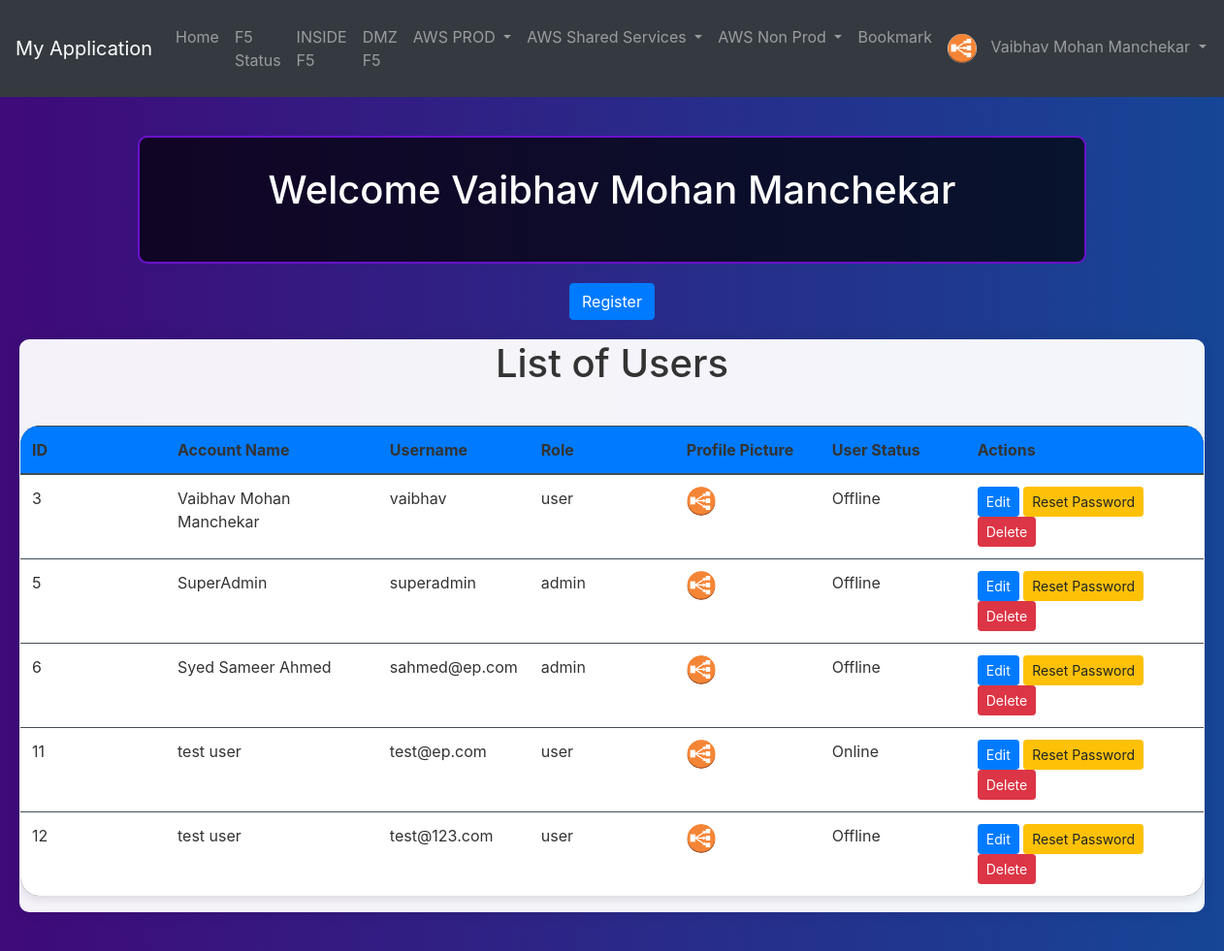
The page /admin.php (signed in) on the database its author committed.
### tables this page shows
CREATE TABLE `tbl_user` (
  `tbl_user_id` int(11) NOT NULL,
  `name` varchar(255) NOT NULL,
  `username` varchar(255) NOT NULL,
  `email` varchar(255) NOT NULL,
  `password` varchar(255) NOT NULL,
  `role` varchar(255) NOT NULL,
  `last_login_datetime` datetime DEFAULT NULL,
  `online_status` enum('Online','Offline') DEFAULT 'Offline',
  `profile_picture` varchar(255) NOT NULL DEFAULT 'default_image.png'
);

### admin.php (the view, shortened to what this page needs)
<?php
include('./header.php');
?>
<!DOCTYPE html>
<html lang="en">
<head>
<link rel="stylesheet" href="css/dashboard-theme.css">
<link rel="stylesheet" href="https://cdn.jsdelivr.net/npm/bootstrap@4.6.2/dist/css/bootstrap.min.css">
</head>
<body>
<div class="main">
    <div class="title-container">
        <h2>Welcome <?= $user_name ?></h2>
    </div>
    <button type="button" class="btn btn-primary" data-toggle="modal" data-target="#registerModal">
        Register
    </button>
    <div class="users-container">
        <h2>List of Users</h2>
        <div class="table-responsive">
            <table class="table table-dark table-striped">
                <thead class="text-center">
                    <tr>
                        <th scope="col">ID</th>
                        <th scope="col">Account Name</th>
                        <th scope="col">Username</th>
                        <th scope="col">Role</th>
                        <th scope="col">Profile Picture</th>
                        <th scope="col">User Status</th>
                        <th scope="col">Actions</th>
                    </tr>
                </thead>
                <tbody class="text-center">
                    <?php
                    $stmt = $conn->prepare("SELECT * FROM `tbl_user`");
                    $stmt->execute();
                    $result = $stmt->fetchAll(PDO::FETCH_ASSOC);
                    foreach ($result as $row) {
                        $userID = htmlspecialchars($row['tbl_user_id']);
                        $name = htmlspecialchars($row['name']);
                        $username = htmlspecialchars($row['username']);
                        $role = htmlspecialchars($row['role']);
                        $online_status = htmlspecialchars($row['online_status']);
                        $profile_picture = htmlspecialchars($row['profile_picture']);
                    ?>
                        <tr>
                            <td><?= $userID ?></td>
                            <td><?= $name ?></td>
                            <td><?= $username ?></td>
                            <td><?= $role ?></td>
                            <td><img src="uploads/profile_pictures/<?= $profile_picture ?>" alt="Profile Picture" class="profile-img"></td>
                            <td><?= $online_status ?></td>
                            <td>
                                <button type="button" class="btn btn-primary btn-sm" data-toggle="modal" data-target="#editModal<?= $userID ?>">Edit</button>
                                <button type="button" class="btn btn-warning btn-sm" data-toggle="modal" data-target="#resetModal<?= $userID ?>">Reset Password</button>
                                <button type="button" class="btn btn-danger btn-sm" data-toggle="modal" data-target="#deleteModal<?= $userID ?>">Delete</button>
                            </td>
                        </tr>
                    <?php } ?>
                </tbody>
            </table>
        </div>
    </div>
</div>
</body>
</html>

### header.php (shortened to what this page needs)
<?php
include('./conn/conn.php');
$user_id = $_SESSION['user_id'];
$stmt = $conn->prepare("SELECT `name`, `username`, `profile_picture`, `email`, `online_status`, `role` FROM `tbl_user` WHERE `tbl_user_id` = :user_id");
$stmt->bindParam(':user_id', $user_id, PDO::PARAM_INT);
$stmt->execute();
if ($stmt->rowCount() > 0) {
    $row = $stmt->fetch(PDO::FETCH_ASSOC);
    $user_name = htmlspecialchars($row['name'], ENT_QUOTES, 'UTF-8');
    $profile_picture = htmlspecialchars($row['profile_picture'], ENT_QUOTES, 'UTF-8');
    $user_role = htmlspecialchars($row['role'], ENT_QUOTES, 'UTF-8');
} else {
    echo "User not found.";
    exit;
}
$home_url = ($user_role === 'admin') ? 'admin.php' : 'user.php';
?>
<!DOCTYPE html>
<html lang="en">
<head>
    <link rel="stylesheet" href="css/dashboard-theme.css">
    <link rel="stylesheet" href="https://stackpath.bootstrapcdn.com/bootstrap/4.3.1/css/bootstrap.min.css">
</head>
<body>
<div class="header-container">
    <nav class="navbar navbar-expand-lg navbar-dark">
        <a class="navbar-brand" href="#">My Application</a>
        <div class="collapse navbar-collapse" id="navbarNavDropdown">
            <ul class="navbar-nav">
                <li class="nav-item">
                    <a class="nav-link" href="<?= $home_url ?>">Home</a>
                </li>
                <li class="nav-item">
                    <a class="nav-link" href="f5.php">F5 Status</a>
                </li>
                <li class="nav-item">
                    <a class="nav-link" href="INSIDE.php">INSIDE F5</a>
                </li>
                <li class="nav-item">
                    <a class="nav-link" href="DMZ.php">DMZ F5</a>
                </li>
                <li class="nav-item dropdown">
                    <a class="nav-link dropdown-toggle" href="#" id="awsProdDropdown" role="button" data-toggle="dropdown" aria-haspopup="true" aria-expanded="false">
                        AWS PROD
                    </a>
                </li>
                <li class="nav-item dropdown">
                    <a class="nav-link dropdown-toggle" href="#" id="awsSharedDropdown" role="button" data-toggle="dropdown" aria-haspopup="true" aria-expanded="false">
                        AWS Shared Services
                    </a>
                </li>
                <li class="nav-item dropdown">
                    <a class="nav-link dropdown-toggle" href="#" id="awsNonProdDropdown" role="button" data-toggle="dropdown" aria-haspopup="true" aria-expanded="false">
                        AWS Non Prod
                    </a>
                </li>
                <li class="nav-item">
                    <a class="nav-link" href="Bookmark.php">Bookmark</a>
                </li>
            </ul>
            <ul class="navbar-nav ml-auto">
                <li class="nav-item dropdown">
                    <a class="nav-link dropdown-toggle" href="#" id="navbarDropdownMenuLink" role="button" data-toggle="dropdown" aria-haspopup="true" aria-expanded="false">
                        <img src="uploads/profile_pictures/<?= $profile_picture ?>" alt="Profile Picture" class="profile-img">
                        <?= $user_name ?>
                    </a>
                </li>
            </ul>
        </div>
    </nav>
</div>
</body>
</html>

### CSS/dashboard-theme.css (style rules this page uses)
body { background: linear-gradient(to right, #6a11cb, #2575fc); font-family: 'Roboto', sans-serif; color: #fff; display: flex; flex-direction: column; height: 100vh; margin: 0; padding: 0; background-size: cover; background-repeat: no-repeat; background-attachment: fixed; }
.main { display: flex; flex-direction: column; justify-content: center; align-items: center; background: rgba(0, 0, 0, 0.4); height: 100%; padding: 50px 20px; overflow: auto; }
.title-container { width: 80%; color: #fff; background-color: rgba(0, 0, 0, 0.7); padding: 30px; border-radius: 10px; margin: 20px 0; border: 2px solid #6a11cb; transition: transform 0.3s ease-in-out; text-align: center; }
.title-container h2 { font-size: 2.5rem; margin-bottom: 20px; }
.table { box-shadow: 0 4px 8px rgba(0, 0, 0, 0.1); border-radius: 20px; overflow: hidden; width: 100%; margin: 0 auto; }
.table thead { background-color: #007bff; color: #fff; }
.table th, .table td { text-align: left; padding: 15px; min-width: 150px; word-wrap: break-word; }
.table tr { transition: transform 0.2s; cursor: pointer; }
.table td { background-color: #fff; }
.table th { font-weight: bold; }
.profile-img { width: 30px; height: 30px; border-radius: 50%; object-fit: cover; margin-right: 10px; }
.btn-primary { background-color: #007bff; border-color: #007bff; }
.header-container { background-color: #343a40; padding: 10px 0; }
.navbar { padding: 0; }
.navbar-brand { font-size: 1.5rem; color: #fff; }
.navbar-dark .navbar-nav .nav-link { color: #bbb; }
.users-container { display: flex; flex-direction: column; align-items: center; width: 100%; margin: 20px auto; padding: 1px; background-color: rgba(255, 255, 255, 0.95); border-radius: 10px; box-shadow: 0 0 20px rgba(0, 0, 0, 0.1); color: #333; }
.users-container h2 { font-size: 2.5rem; margin-bottom: 20px; color: #333; text-align: center; }
.table-responsive { width: 100%; overflow-x: auto; }
.table { box-shadow: 0 4px 8px rgba(0, 0, 0, 0.1); border-radius: 20px; overflow: hidden; width: 100%; margin: 20px 0; }
.table th, .table td { text-align: left; padding: 15px; min-width: 150px; word-wrap: break-word; color: #333; }

### rows shown on the page
tbl_user: profile_picture (placeholder picture), name "Vaibhav Mohan Manchekar", tbl_user_id "3", username "vaibhav", role "user", online_status "Offline"
tbl_user: tbl_user_id "5", name "SuperAdmin", username "superadmin", role "admin", profile_picture (placeholder picture), online_status "Offline"
tbl_user: tbl_user_id "6", name "Syed Sameer Ahmed", username "sahmed@ep.com", role "admin", profile_picture (placeholder picture), online_status "Offline"
tbl_user: tbl_user_id "11", name "test user", username "test@ep.com", role "user", profile_picture (placeholder picture), online_status "Online"
tbl_user: tbl_user_id "12", name "test user", username "test@123.com", role "user", profile_picture (placeholder picture), online_status "Offline"
